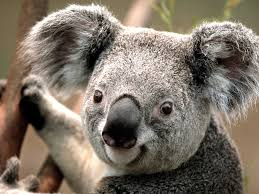
#> input picture Threshold Binarising/koala.jpeg, 259 x 194 px, found by its file name
$ python threshold_binarising.py
#> lines starting #> are read from the running program, lines starting #| are printed output that depends on the picture; after the words box and inside, x2 and y2 are one past the last pixel; in counts of white or black regions, pixels touching at a corner belong together
#> further down, x is the input picture: shape (194, 259, 3); mean B, G, R 102.4, 115.1, 125.6
import cv2 as cv
import numpy as np

def resize(frame , scale = 0.75):
#> called with scale = 1.1
    width = int(frame.shape[0] * scale)
#> width = 213
    height = int(frame.shape[1] * scale)
#> height = 284

    dimension = (height, width)
#> dimension = (284, 213)

    return cv.resize(frame , dimension , interpolation=cv.INTER_AREA)

x = cv.imread('Threshold Binarising\koala.jpeg')
img = resize(x, scale=1.1)
cv.imshow("original", img)

blank = np.zeros((img.shape[:2]), dtype='uint8')

gray = cv.cvtColor(img, cv.COLOR_BGR2GRAY)
cv.imshow('gray', gray)

# simple thresholding
threshold , thresh = cv.threshold(gray, 150, 255, cv.THRESH_BINARY)
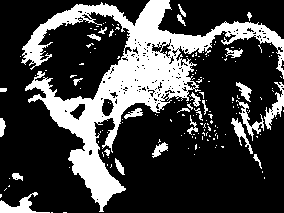
#> thresh: shape (213, 284); 26.3% white; 165 white regions (139 under 20 px), largest, box (x1, y1, x2, y2) and area: (21, 0, 284, 212) 13061, (0, 192, 50, 213) 375, (264, 82, 284, 130) 339
cv.imshow('thresh',thresh)

threshold, thresh_inv= cv.threshold(gray,150,255, cv.THRESH_BINARY_INV)
cv.imshow('thresh_inv', thresh_inv)

# adaptive threshold
adap_thresh = cv.adaptiveThreshold(gray, 255, cv.ADAPTIVE_THRESH_MEAN_C, cv.THRESH_BINARY, 11, 3)  # type: ignore
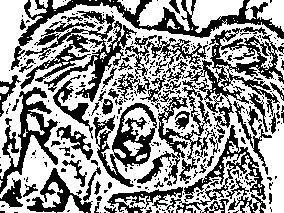
#> adap_thresh: shape (213, 284); 58.6% white; 331 black regions (267 under 20 px), largest, box (x1, y1, x2, y2) and area: (20, 11, 137, 102) 3018, (11, 0, 284, 70) 2955, (182, 27, 284, 134) 2932
cv.imshow('adaptive', adap_thresh)
adap_thresh_inv = cv.adaptiveThreshold(gray, 255, cv.ADAPTIVE_THRESH_MEAN_C, cv.THRESH_BINARY_INV, 11, 3)  # type: ignore
cv.imshow('adaptive_inv', adap_thresh_inv)

b,g,r = cv.split(img)
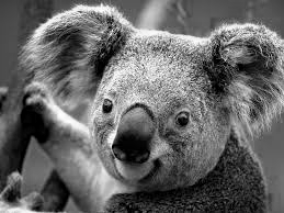
#> b: shape (213, 284); min 0, max 255, mean 102.3
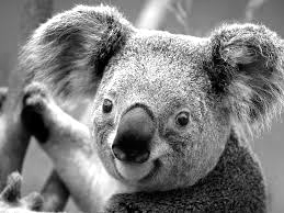
#> r: shape (213, 284); min 0, max 255, mean 125.5
blue = cv.merge([b,blank,blank])
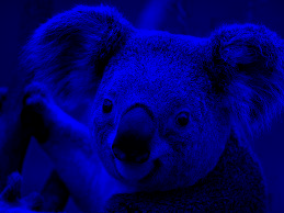
#> blue: shape (213, 284, 3); mean of channels 0, 1, 2 102.3, 0, 0; drawn as B, G, R
green = cv.merge([blank,g,blank])
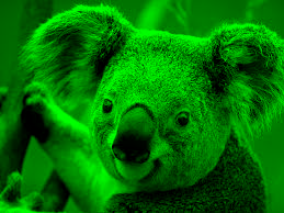
#> green: shape (213, 284, 3); mean of channels 0, 1, 2 0, 115, 0; drawn as B, G, R
red = cv.merge([blank,blank,r])
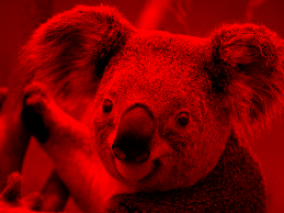
#> red: shape (213, 284, 3); mean of channels 0, 1, 2 0, 0, 125.5; drawn as B, G, R

cv.imshow('red',red)
cv.imshow('blue',blue)
cv.imshow('green',green)
cv.waitKey(0)
cv.destroyAllWindows()
